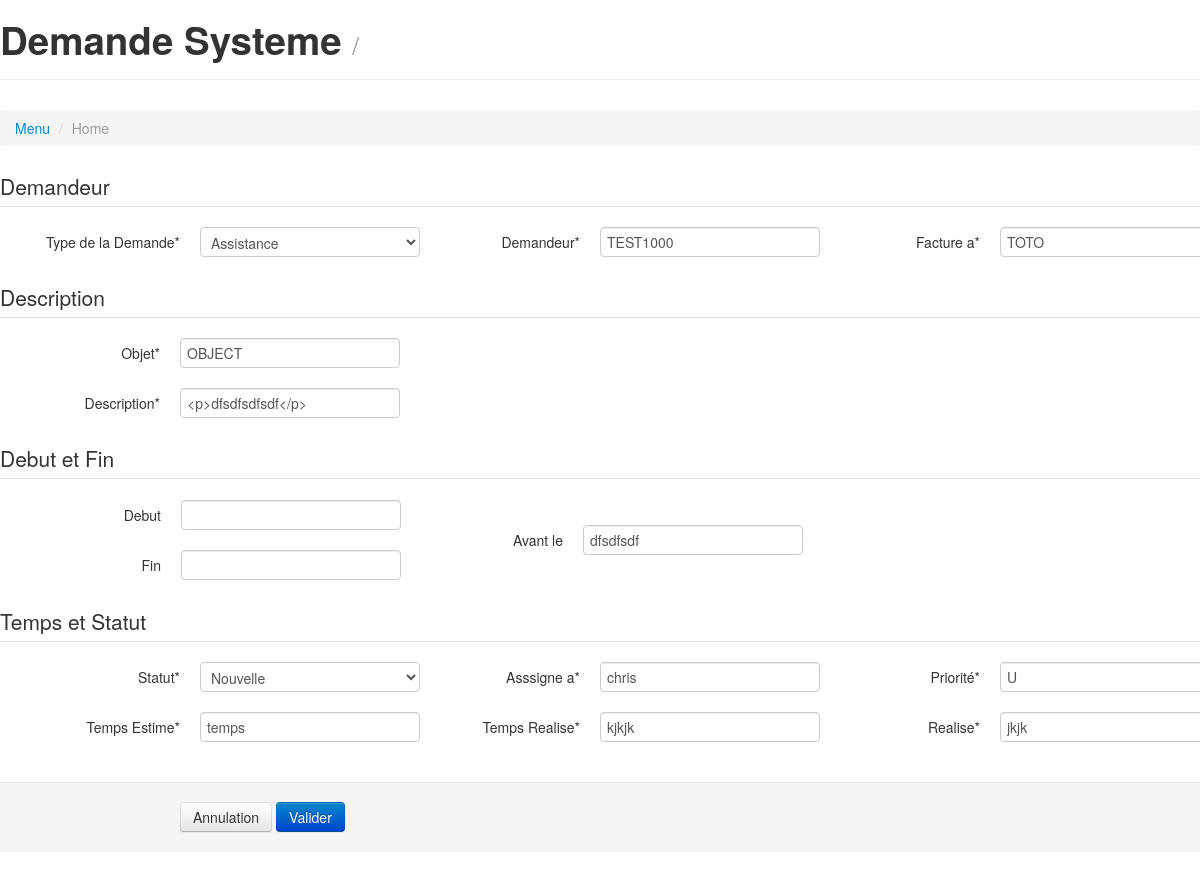
/ds/ds_upd/8 (signed in), run on an earlier commit of the app's database.
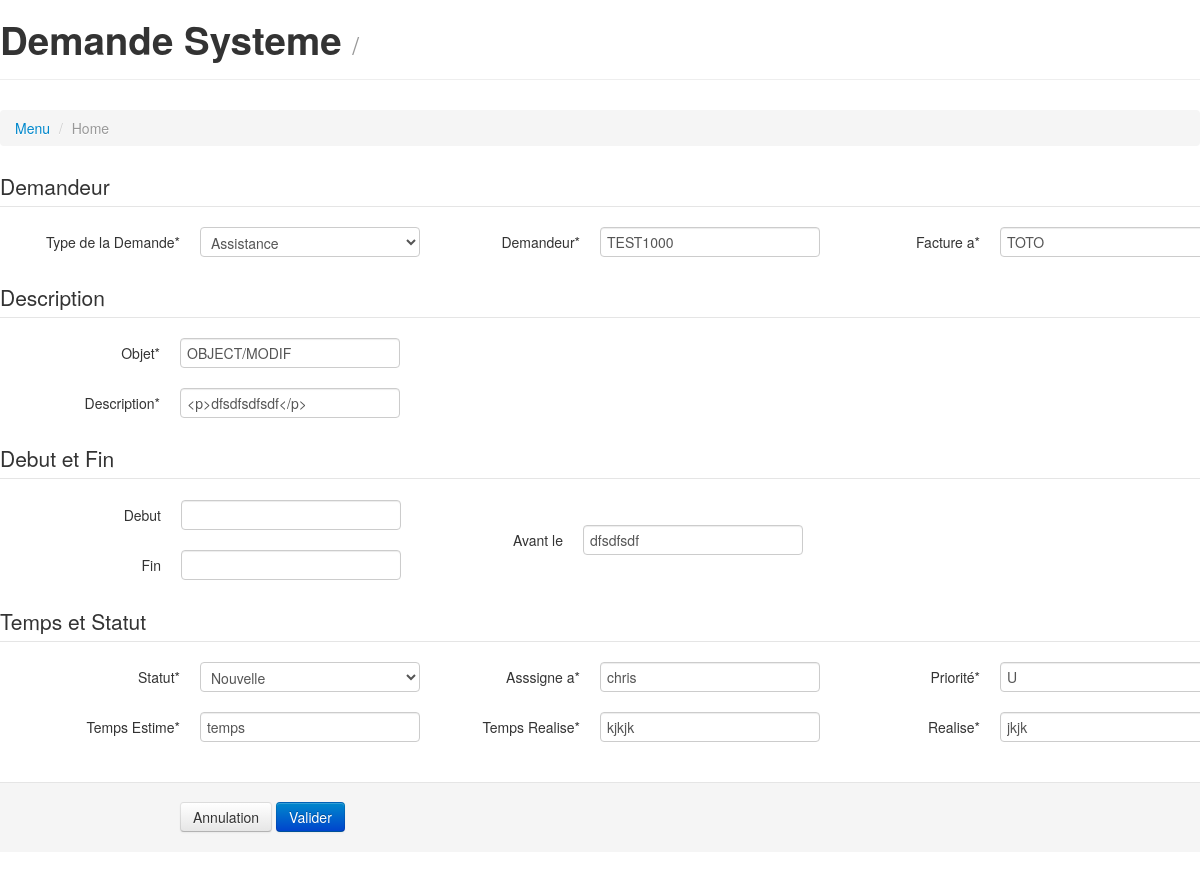
And on a later commit of the database.
### ds/models.py (models this page shows)
class HoroDatage(models.Model):
	h_datcre = models.DateTimeField(auto_now_add=True, verbose_name='Date de creation')
	h_datmod = models.DateTimeField(auto_now=True, verbose_name='Date de Modification')
	statut = models.BooleanField(verbose_name='Actif', default=True)
	class Meta:
		abstract = True

class DService(HoroDatage):
	TYPE_DS = (
		( 'ASS', 'Assistance' ),
		( 'DEP', 'Depannage'),
		( 'AUD', 'Audit' ),
		( 'DEV', 'Developpement' ),
		( 'DIV', 'Autres' ),
	)
	DS_Type = models.CharField(max_length=5, choices=TYPE_DS, default='ASS', verbose_name='Type')
	DS_TiersDemandeur = models.CharField(max_length=20, blank=True, verbose_name='Demandeur')
	DS_TiersFacture = models.CharField(max_length=20, default=DEF_TFAC, blank=True, verbose_name='Tiers Facture')
	DS_Sujet = models.CharField(blank=True, max_length=50, verbose_name='Sujet')
	DS_Desc = RichTextField( blank=True, verbose_name='Description')
	STATUT_DS = (
		( 'NEW', 'Nouvelle' ),
		( 'CLOSED', 'Termine' ),
		( 'ENC', 'En cours' ),
		( 'ATT', 'Attente' ),
	)
	DS_Statut = models.CharField(max_length=6, choices=STATUT_DS, default='NEW', verbose_name='Statut')
	PRIORITE_DS = (
		('N', 'NORMAL'),
		('U', 'URGENT'),
		('B', 'BLOQUANT'),
	)
	DS_Priorite = models.CharField(max_length=3, choices=PRIORITE_DS, default='N', verbose_name='Priorite')
	DS_Assigne  = models.CharField(max_length=30, blank=True, verbose_name='Assigne')
	DS_Horo_Debut = models.DateTimeField(max_length=30, blank=True, verbose_name='Debut')
	DS_Horo_Fin = models.DateTimeField(max_length=30, blank=True, verbose_name='Fin')
	DS_Echeance = models.CharField(max_length=30, blank=True, verbose_name='Avant le')
	DS_TempsEstime = models.CharField(max_length=30, blank=True, verbose_name='Temps Estime')
	DS_TempsRealise = models.CharField(max_length=30, blank=True, verbose_name='Temps Realise')
	DS_PC_Realise = models.CharField(max_length=30, blank=True, verbose_name='% Realisation')

### ds/views.py (the view)
# urls.py: url('^ds_upd/(?P<pk>\d+)$', 'ds.views.ds_update', name='ds_update' ),
@login_required(login_url='/accounts/login/')
def ds_update(request, pk, template_name='ds/ds_form.html'):
    crud = get_object_or_404(DService, pk=pk)
    form = DS_Form(request.POST or None, instance=crud)
    if form.is_valid():
        form.save()
        return redirect('ds_home')
    return render(request, template_name, {'form':form})

### ds/ds_form.html (shortened to what this page needs)
{% extends 'base.html' %}
{% load crispy_forms_tags %}
{% block extrahead %} {% include 'bootstrap_head.html' %} {% endblock %}
{% block content %}
{% include 'bootstrap_body.html' %}
<div class="page-header">
	<h1>Demande Systeme <small> / {{ page_title }} </small> </h1>
</div>
	{% if form.errors %}
		<div class="alert alert-warning" role="alert">
		<p> Erreur(s) </p>
		</div>
		{{ form.errors }}
		<div class="btn-group" role="group" aria-label="...">
		<a href="javascript:history.back()"  class="btn btn-info" role="button" > GO BACK </a>
		</div>
	{% else %}
		{% if request.user.is_authenticated %}
			<ul class="breadcrumb">
				<li><a href="/">Menu</a> <span class="divider">/</span></li>
				<li class="active">Home</li>
			</ul>
			{% crispy form %}
		{% endif %}
	{% endif %}
{% endblock %}

### templates/base.html (shortened to what this page needs)
{% load staticfiles %}
<!DOCTYPE html>
<html>
	<head>
	{% block extrahead %}{% endblock %}
	</head>
	<body>
		{% block content %}{% endblock %}
	</body>
</html>

### templates/bootstrap_head.html
<link href="/static/bootstrap/themes/default/bootstrap.min.css" rel="stylesheet" media="screen">
<link href="/static/uni-form-master/css/uni-form.css" rel="stylesheet" media="screen">

### templates/bootstrap_body.html (shortened to what this page needs)
<link rel="stylesheet" href="/static/datepicker/css/datepicker.css">

What changed in the data, as far as the page shows it:
changed DService "Assistance": DS_Sujet "OBJECT" → "OBJECT/MODIF"
